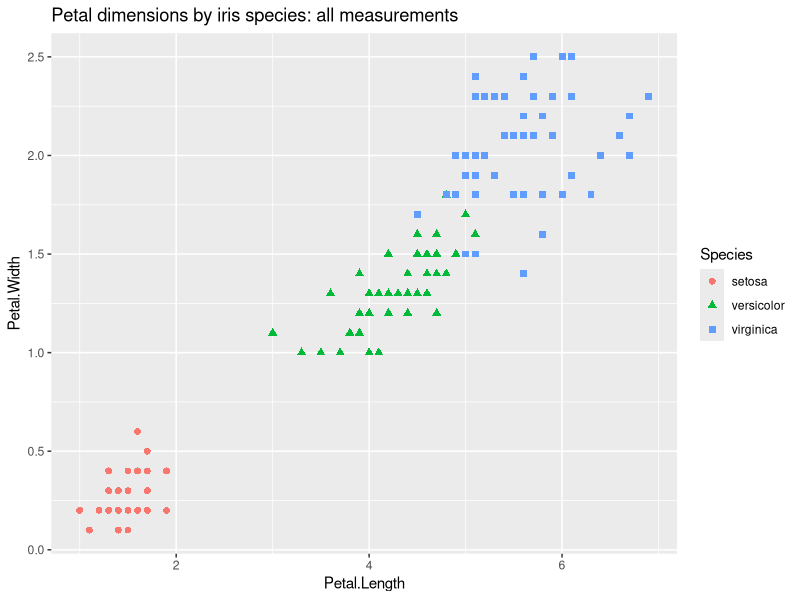
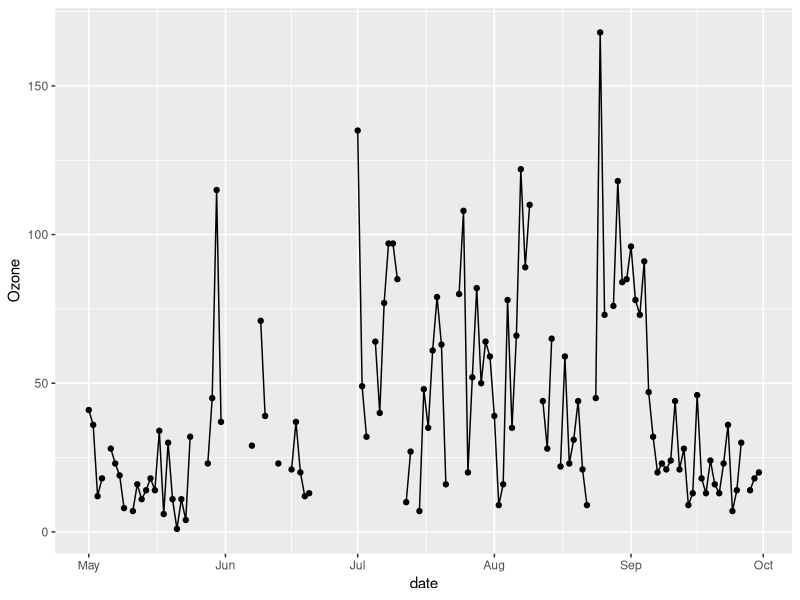
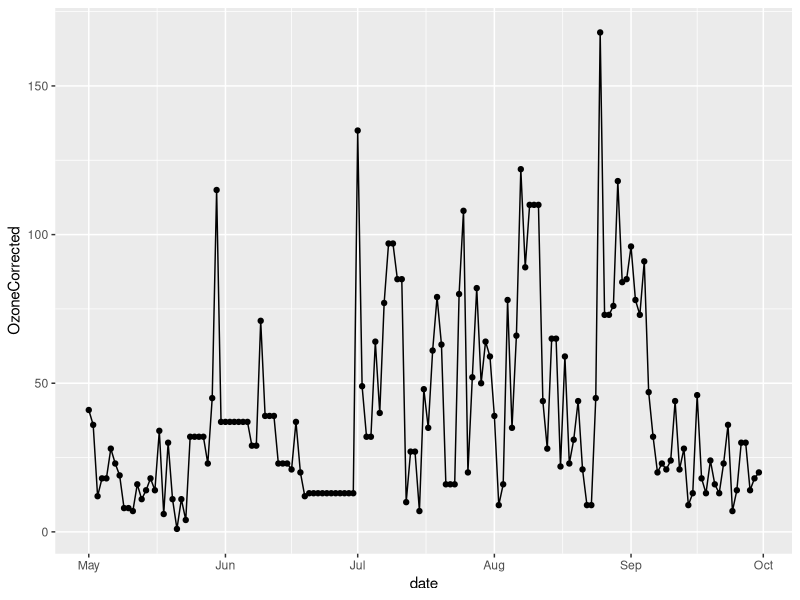

These figures' R source, in order: (Note: this script raises an error after producing the figures.)
## ---- chunk 1
knitr::opts_chunk$set(echo = TRUE)
## ---- chunk 2
library(tidyverse)
library(data.table)
## ---- chunk 3
summary(iris)

iris %>% 
  ggplot(aes(x = Petal.Length, y = Petal.Width, shape = Species, color = Species) ) +
  geom_point(size =2 ) + 
  ggtitle("Petal dimensions by iris species: all measurements")
## ---- chunk 4
iris[iris$Petal.Length > 2, c("Petal.Length", "Petal.Width", "Species"), drop = FALSE]
## ---- chunk 5
iris_table <- data.table::as.data.table(iris)
iris_table[iris_table$Petal.Length > 2, c("Petal.Length", "Petal.Width", "Species")]
## ---- chunk 6
iris %>% 
  filter(Petal.Length > 2) %>% 
  select(Petal.Length, Petal.Width, Species)
## ---- chunk 7
glimpse(msleep)

summary(msleep)
## ---- chunk 8
msleep[complete.cases(msleep), , drop = FALSE]
## ---- chunk 9
msleep_table <- as.data.table(msleep)
msleep_table[complete.cases(msleep_table), ]
## ---- chunk 10
msleep %>% 
  filter(., complete.cases(.))
## ---- chunk 11
purchase <- tribble(
  ~day, ~hour, ~n_purchase,
  1 , 9 , 5 ,
  2 , 9 , 3 , 
  2 , 11 , 5 ,
  1 , 13 , 1 ,
  2 , 13 , 3 ,
  1 , 14 , 1
)
## ---- chunk 12
order_index <- with(purchase, order(day, hour))
purchase_ordered <- purchase[order_index, ,drop = FALSE]
purchase_ordered$running_total <- cumsum(purchase_ordered$n_purchase)
purchase_ordered
## ---- chunk 13
DT_purchase <- as.data.table(purchase)

setorderv(DT_purchase, c("day", "hour"))

DT_purchase[ , running_total := cumsum(n_purchase)]

DT_purchase
## ---- chunk 14
purchase %>% 
  arrange(day, hour) %>% 
  mutate(sum = cumsum(n_purchase))
## ---- chunk 15
order_index <- with(purchase, order(day, hour))
purchase_ordered <- purchase[order_index, , drop = FALSE]
data_list <- split(purchase_ordered, purchase_ordered$day)
data_list <- lapply(
  data_list, 
  function(di) {
    di$running_total <- cumsum(di$n_purchase)
    di
  }
)
purchase_ordered <- do.call(base::rbind, data_list)
rownames(purchase_ordered) <- NULL
## ---- chunk 16
DT_purchase <- as.data.table(purchase)[order(day, hour),
                                       .(hour = hour,
                                         n_purchase = n_purchase,
                                        running_total = cumsum(n_purchase)),
                                       by = "day"]
DT_purchase
## ---- chunk 17
purchase %>% 
  arrange(day, hour) %>% 
  group_by(day) %>% 
  mutate(running_total = cumsum(n_purchase)) %>% 
  ungroup()
## ---- chunk 18
library(datasets)
library(lubridate)
glimpse(airquality)

datestr <-  function(year, month, day) {
  paste(year, month, day, sep = "-")
}
## ---- chunk 19
airquality_with_date <- airquality
airquality_with_date$date <- with(airquality_with_date, ymd(datestr(1973, Month, Day)))
airquality_with_date[ ,c("Ozone", "date")]
## ---- chunk 20
as.data.table(airquality)[,
                          date := ymd(datestr(1973, Month, Day))][, c("Ozone", "date")]
## ---- chunk 21
airquality %>% 
  mutate(date = make_date(1973, Month, Day)) %>% 
  ggplot(aes(date, Ozone)) + 
  geom_point() +
  geom_line()
## ---- chunk 22
library(zoo)
## ---- chunk 23
airquality_corrected <- airquality_with_date
airquality_corrected$OzoneCorrected <- na.locf(airquality_corrected$Ozone, na.rm = FALSE)
## ---- chunk 24
DT_airquality_corrected <- as.data.table(airquality_with_date)[, 
                     OzoneCorrected := na.locf(airquality_with_date$Ozone, na.rm = FALSE)]
## ---- chunk 25
airquality %>% 
  mutate(date = make_date(1973, Month, Day)) %>% 
  mutate(OzoneCorrected = zoo::na.locf(Ozone, na.rm = FALSE)) %>% 
  ggplot(aes(date, OzoneCorrected)) +
  geom_point() + 
  geom_line()
## ---- chunk 26
iris_summary <- aggregate(
  cbind(Petal.Length, Petal.Width) ~ Species,
  data = iris,
  FUN = mean)

## ---- chunk 27
DT_iris <- as.data.table(iris)

DT_iris[,
        .(Petal.Length = mean(Petal.Length),
          Petal.Width = mean(Petal.Width)), 
        by = .(Species)]
## ---- chunk 28
iris %>% 
  group_by(Species) %>% 
  summarise(across(c(Petal.Length, Petal.Width), mean)) %>% 
  ungroup()
## ---- chunk 29
iris_copy <- iris

iris_copy$mean_petal_length <- 
  ave(iris_copy$Petal.Length, iris_copy$Petal.Width, FUN = mean)
## ---- chunk 30
DT_iris <- as.data.table(iris)

DT_iris[,
        `:=` (mean_petal_length = mean(Petal.Length),
              mean_petal_width = mean(Petal.Width))]
## ---- chunk 31
iris %>% 
  group_by(Species) %>% 
  mutate(across(c(Petal.Length, Petal.Width), mean, .names = "{col}_mean"))
## ---- chunk 32
product_table <- tribble(
  ~product_id, ~price, 
  "p1", 9.99, 
  "p2", 16.29,
  "p3", 19.99,
  "p4", 5.49,
  "p5", 24.49
)

sales_table <- tribble(
  ~product_id, ~sold_store, ~sold_online, 
  "p1", 6, 64,
  "p2", 31, 1,
  "p3", 30, 23,
  "p4", 31, 67,
  "p5", 43, 51
)

product_table2 <- tribble(
  ~product_id, ~price,
  "n1", 25.49,
  "n2", 33.99,
  "n3", 17.99
)
## ---- chunk 33
rbind(product_table, product_table2)
## ---- chunk 34
library(data.table)
rbindlist(list(product_table, product_table2))
## ---- chunk 35
product_table %>%  
  bind_rows(product_table2)
## ---- chunk 36
product_table_mask <- product_table
product_table_mask$table <- "product_table"
product_table2_mask <- product_table2
product_table2_mask$table <- "product_table2"

rbind_base <- rbind(product_table_mask, product_table2_mask)

## split 

split(rbind_base, rbind_base$table)
## ---- chunk 37
dt <- as.data.table(rbind_base)

dt[ , max_price := max(price), by = eval("table")]

dt
## ---- chunk 38
rbind_base %>% 
  group_by(table) %>% 
  mutate(max_price = max(price)) %>% 
  ungroup()
## ---- chunk 39
cbind(product_table, sales_table[, -1])
## ---- chunk 40
cbind(as.data.table(product_table), 
      as.data.table(sales_table[, -1]))
## ---- chunk 41
product_table %>% 
  bind_cols(sales_table[, -1])
## ---- chunk 42
merge(product_table, sales_table, by = "product_id", all.x = TRUE)
## ---- chunk 43
dt_product_table <- as.data.table(product_table)
dt_sales_table <- as.data.table(sales_table)

dt_sales_table[dt_product_table, on = "product_id"]

merge(dt_product_table, dt_sales_table)
## ---- chunk 44
product_table %>% 
  left_join(sales_table)
## ---- chunk 45
library(datasets)
library(lubridate)

# clean
seatbelts <- as_tibble(Seatbelts) %>% 
  mutate(dates = index(as.xts(time(Seatbelts))),
         date = make_date(year(dates), month(dates), 01))
         
# restrict down to 1982 to 1983

seatbelts_tidy <- seatbelts %>% 
  filter(between(year(date), 1982, 1983)) %>% 
  mutate(law = ifelse(law == 1, "new law", "pre-law")) %>% 
  select(date, DriversKilled, front, rear, law)

seatbelts_tidy %>% 
  ggplot(aes(date, DriversKilled, colour = law)) + 
  geom_point() +
  geom_smooth(se = FALSE) + 
  ggtitle("UK car drivers death by month")

## ---- chunk 46
seatbelts_tidy %>% 
  as.data.table() %>% 
  melt.data.table(id.vars = NULL,
                  measure.vars = c("DriversKilled", "front", "rear"),
                  variable.name = "victim_type",
                  value_name = "nvictims")
## ---- chunk 47
seatbelts_tidy %>% 
  pivot_longer(c(DriversKilled, front, rear), names_to = "features", values_to = "nvictims") %>% 
  ggplot(aes(date, nvictims, colour = law)) + 
  geom_point() + 
  geom_smooth(se = FALSE) + 
  facet_wrap(~features, scales = "free_y", ncol = 1)
## ---- chunk 48
chickweight <- ChickWeight %>% 
  as_tibble() %>% 
  select(-Diet) %>% 
  mutate(Chick = str_c("Chick", as.character(Chick)))
  
## ---- chunk 49
chickweight %>%
  as.data.table() %>% 
  dcast.data.table(
    Chick ~ Time, 
    value.var = "weight"
  )
## ---- chunk 50
chickweight %>% 
  pivot_wider(names_from = Time, values_from = weight)
